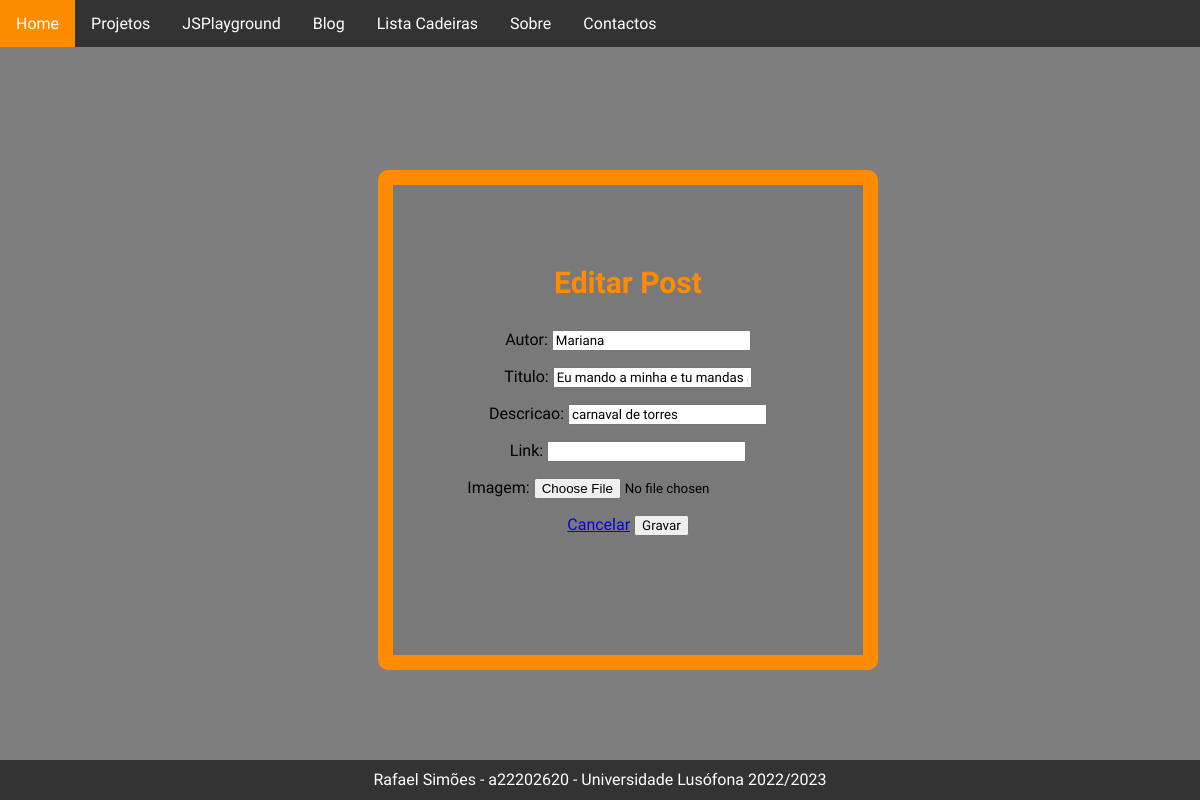
Page /edita/17 on the earlier database version.
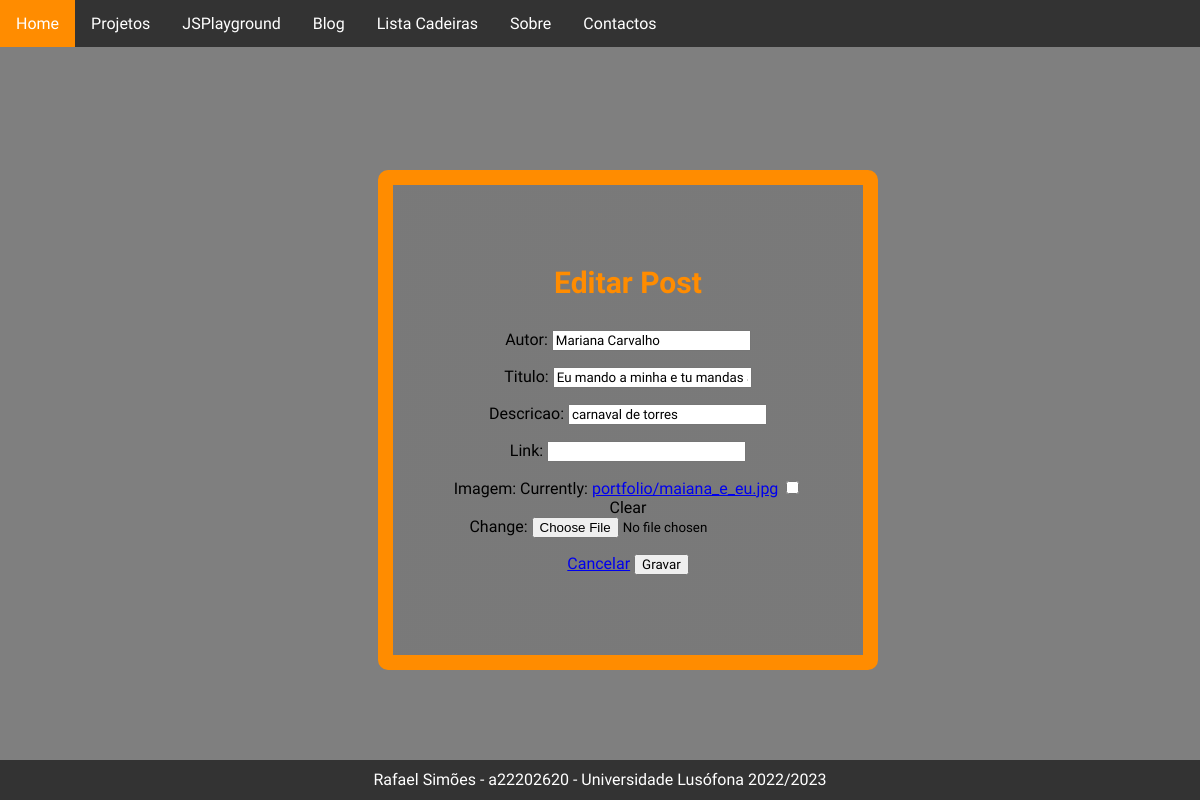
Same page on the later database version.
### portfolio/models.py (models this page shows, shortened)
class Post(models.Model):
    autor = models.CharField(max_length=50)
    titulo = models.CharField(max_length=200)
    descricao = models.CharField(max_length=500)
    link = models.CharField(max_length=500, blank=True)
    data = models.DateTimeField(auto_now_add=True)
    imagem = models.ImageField(upload_to='portfolio/', null=True, blank=True)

### portfolio/views.py (the view)
# urls.py: path('edita/<int:post_id>', views.edita_post_view, name='edita'),
def edita_post_view(request, post_id):
    post = get_object_or_404(Post, id=post_id)
    if request.method == 'POST':
        form = PostForm(request.POST, request.FILES, instance=post)
        if form.is_valid():
            form.save()
            return redirect('blog')
    else:
        form = PostForm(instance=post)
    context = {'form': form, 'post_id': post_id}
    return render(request, 'portfolio/edita.html', context)

### portfolio/forms.py
class PostForm(ModelForm):
    class Meta:
        model = Post
        fields = '__all__'

### portfolio/templates/portfolio/edita.html (shortened to what this page needs)
{% extends 'portfolio/layout.html' %}
{% block main %}
<div class="newPost">
    <h3 style="font-size: 30px; color: rgb(255, 140, 0)">Editar Post</h3>
    <form action="{% url 'edita' post_id %}" method="POST" enctype="multipart/form-data">
        {{ form.as_p }}
        <a href="{% url 'blog' %}" role="button" class="btn btn-warning">Cancelar</a>
        <input type="submit" value="Gravar" class="btn btn-success" >
    </form>
</div>
{% endblock %}

### portfolio/templates/portfolio/layout.html (shortened to what this page needs)
<head>
  {% block head %}
  {% load static %}
    <link rel="stylesheet" href="{% static 'portfolio/css/style.css' %}">
  {% endblock head %}
</head>
<body>
  {% block body %}
    <header>
      {% block header %}
      <div class="navbar" id="menu">
        {% block menu %}
        <a href="{% url 'index' %}" id="op1">Home</a>
        <a href="{% url 'projetos' %}" id="op2">Projetos</a>
        <a href="{% url 'JSPlayground' %}" id="op7">JSPlayground</a>
        <a href="{% url 'blog' %}" id="op8">Blog</a>
        <a href="{% url 'lista_cadeiras' %}" id="op9">Lista Cadeiras</a>
        <a href="{% url 'sobre' %}" id="op4">Sobre</a>
        <a href="{% url 'contactos' %}" id="op5">Contactos</a>
        <div class="darkmode" id="op6">
            <button class="dmbtn">  </button>
        </div>
        {% endblock menu %}
    </div>
    </header>
    {% endblock header %}
    {% block main %}{% endblock main %}
    {% endblock body %}
</body>
    <footer id="footer">
      {% block footer %}
        <div class="divFooter" id="divFooter">
            Rafael Simões - a22202620 - Universidade Lusófona 2022/2023
        </div>
      {% endblock footer %}
    </footer>

### portfolio/static/portfolio/css/style.css (style rules this page uses)
* { font-family: 'Quantico', sans-serif; box-sizing: border-box; }
body { margin: 0; width: 100%; height: 100%; background-image: linear-gradient(rgba(0, 0, 0, 0.5), rgba(0, 0, 0, 0.5)), url(/static/portfolio/img/IMG_3730.jpg); background-size: cover; background-position: center center; background-repeat: no-repeat; background-attachment: fixed; }
.newPost { width: 500px; height: 500px; position: absolute; left: 44%; top: 40%; margin-bottom: 80px; margin: -150px 0 0 -150px; border: 1px solid black; text-align: center; justify-content: center; background: linear-gradient(rgba(116, 116, 116, 0.5), rgba(116, 116, 116, 0.5)); border-radius: 3px; border: 15px solid rgb(255, 140, 0); padding: 50px; border-radius: 10px; }
.navbar { overflow: hidden; background-color: #333333; }
.divFooter { background-color: #333333; color: #ffffff; }
.navbar a { float: left; font-size: 16px; color: rgb(255, 255, 255); text-align: center; padding: 14px 16px; text-decoration: none; }
.darkmode { float: right; overflow: hidden; }
.darkmode .dmbtn { font-size: 16px; border: none; outline: none; color: white; padding: 14px 16px; background-color: inherit; margin: 0; }
footer { position: fixed; text-align: center; padding: 10px 10px 0px 10px; bottom: 0; width: 100%; height: 40px; background-color: #333333; color: #eee; }
* { box-sizing: border-box; }

Differences in the rows shown:
changed Post "Eu mando a minha e tu mandas a tua": autor "Mariana" → "Mariana Carvalho"
Other differences:
form field as_p: (not shown) → "☐"
text no longer shown: "Autor: Titulo: Descricao: Link: Imagem:"
text now shown: "Autor: Titulo: Descricao: Link: Imagem: Currently: portfolio/maiana_e_eu.jpg Clear Change:"
